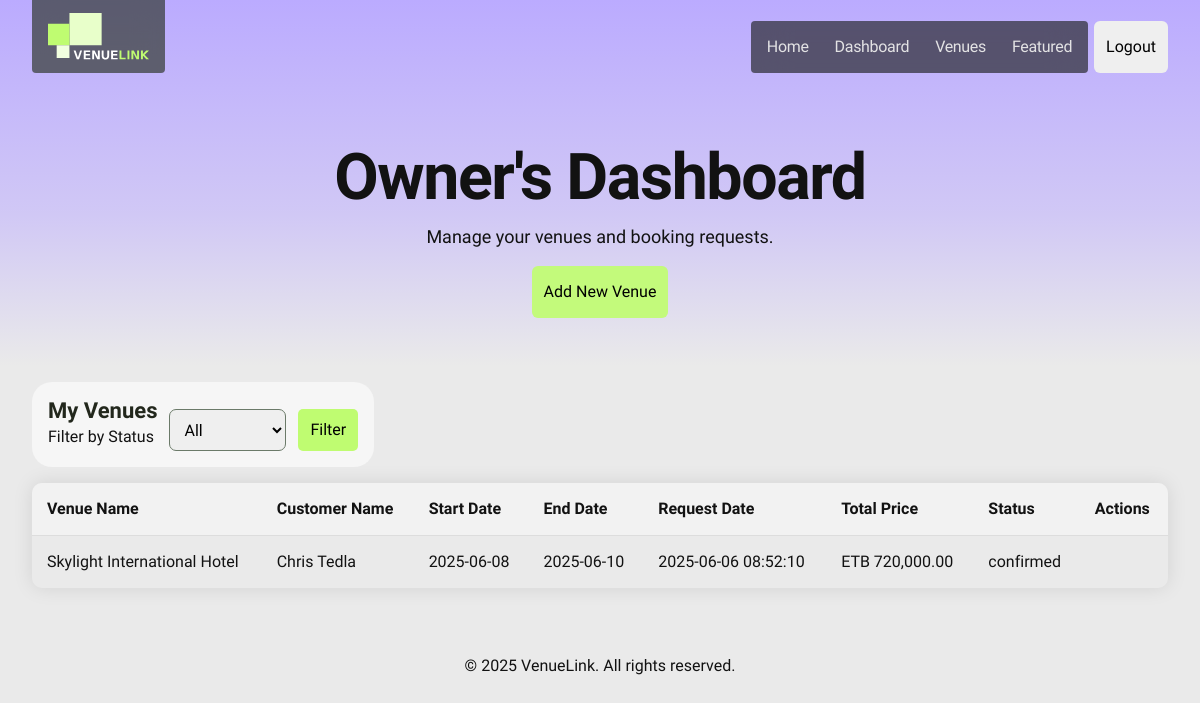
The page /pages/dashboard.php (signed in) on the database its author committed.
### tables this page shows
CREATE TABLE `bookings` (
  `id` int(11) NOT NULL,
  `venue_id` int(11) NOT NULL,
  `user_id` int(11) NOT NULL,
  `start_date` date NOT NULL,
  `end_date` date NOT NULL,
  `total_price` decimal(10,2) NOT NULL,
  `status` enum('pending','confirmed','cancelled') DEFAULT 'pending',
  `created_at` timestamp NOT NULL DEFAULT current_timestamp()
);

CREATE TABLE `venues` (
  `id` int(11) NOT NULL,
  `owner_id` int(11) NOT NULL,
  `name` varchar(100) NOT NULL,
  `description` text NOT NULL,
  `address` varchar(255) NOT NULL,
  `city` varchar(100) NOT NULL,
  `capacity` int(11) NOT NULL,
  `price_per_hour` decimal(10,2) NOT NULL,
  `image` varchar(255) DEFAULT NULL,
  `amenities` text DEFAULT NULL,
  `created_at` timestamp NOT NULL DEFAULT current_timestamp()
);

CREATE TABLE `users` (
  `id` int(11) NOT NULL,
  `name` varchar(100) NOT NULL,
  `email` varchar(100) NOT NULL,
  `password` varchar(255) NOT NULL,
  `type` enum('customer','owner') NOT NULL,
  `created_at` timestamp NOT NULL DEFAULT current_timestamp()
);

### pages/dashboard.php (the view, shortened to what this page needs)
<?php
require_once '../includes/header.php';
require_once '../includes/db.php';
?>
<?php if ($_SESSION['user_type'] === 'owner'): ?>
  <section class="dashboard-hero">
    <div class="container wrapper">
      <h1 class="font-header-1">Owner's Dashboard</h1>
      <p>Manage your venues and booking requests.</p>
      <a href="venues/add.php" class="btn-link"><button class="btn btn-primary">Add New Venue</button></a>
    </div>
  </section>
  <section class="dashboard-data">
    <div class="container wrapper">
      <form method="get" class="filter-form">
        <div class="filter-header">
          <h2 class="font-header-3">My Venues</h2>
          <p>Filter by Status</p>
        </div>
        <select name="status">
          <option value="all">All</option>
        </select>
        <button type="submit">Filter</button>
      </form>
      <?php
      $owner_id = $_SESSION['user_id'];
      $pending_bookings_query = "SELECT b.*, u.name AS user_name, v.name AS venue_name, b.status FROM bookings b JOIN users u ON b.user_id = u.id JOIN venues v ON b.venue_id = v.id WHERE v.owner_id = $owner_id";
      $pending_bookings_result = $conn->query($pending_bookings_query);
      if ($pending_bookings_result->num_rows > 0): ?>
        <table>
          <thead>
            <tr>
              <th>Venue Name</th>
              <th>Customer Name</th>
              <th>Start Date</th>
              <th>End Date</th>
              <th>Request Date</th>
              <th>Total Price</th>
              <th>Status</th>
              <th>Actions</th>
            </tr>
          </thead>
          <tbody>
            <?php while ($booking = $pending_bookings_result->fetch_assoc()): ?>
              <tr>
                <td><?= htmlspecialchars($booking['venue_name']) ?></td>
                <td><?= htmlspecialchars($booking['user_name']) ?></td>
                <td><?= htmlspecialchars($booking['start_date']) ?></td>
                <td><?= htmlspecialchars($booking['end_date']) ?></td>
                <td><?= htmlspecialchars($booking['created_at']) ?></td>
                <td>ETB <?= number_format($booking['total_price'], 2) ?></td>
                <td><?= htmlspecialchars($booking['status']) ?></td>
                <td>
                </td>
              </tr>
            <?php endwhile; ?>
          </tbody>
        </table>
      <?php else: ?>
        <p>No pending booking requests.</p>
      <?php endif; ?>
    </div>
  </section>
<?php endif; ?>
<?php require_once '../includes/footer.php'; ?>

### assets/css/style.css (style rules this page uses)
*, *::before, *::after { box-sizing: border-box; }
* { margin: 0; padding: 0; font: inherit; }
html { scroll-behavior: smooth; }
html, body { height: fit-content; overflow-x: hidden; }
body { text-rendering: optimizeSpeed; background-color: #EAEAEA; }
a { text-decoration: none; color: inherit; background-color: transparent; border: none; outline: none; cursor: pointer; user-select: none; pointer-events: auto; }
body { font-family: "Albert Sans", sans-serif; font-size: 16px; line-height: 28px; color: #121212; }
.font-header-1 { font-family: "Bricolage Grotesque", sans-serif; font-size: clamp(2.4375rem, 1.768835616438356rem + 3.013698630136986vw, 4.5rem); color: #fff; font-weight: 500; line-height: clamp(2.6875rem, 2.079623287671233rem + 2.73972602739726vw, 4.8625rem); letter-spacing: -1.44px; }
.font-header-3 { font-family: "Albert Sans", sans-serif; font-size: 22px; color: #22271C; line-height: normal; font-weight: 600; }
.container { max-width: 1450px; padding-inline: 2rem; margin: 0 auto; }
.btn-link { width: fit-content; display: inline-block; }
.btn-link .btn { cursor: pointer; display: flex; padding: 12px 12px; gap: 8px; align-items: center; border-radius: 6px; outline: none; border: none; font-weight: 500; }
.btn.btn-primary { background: #c3fa7b; }

### assets/css/dashboard.css (style rules this page uses)
.dashboard-hero { background: linear-gradient(180deg, #BBABFF 0%, rgba(187, 171, 255, 0.54) 58.48%, rgba(187, 171, 255, 0.00) 100%); text-align: center; min-height: 40vh; }
.dashboard-hero .wrapper { padding-block: 9rem 3rem; }
.dashboard-hero h1 { font-weight: 800; color: #121212; margin-inline: auto; }
.dashboard-hero p { margin-inline: auto; margin-block: 14px 16px; max-width: 710px; font-size: 18px; line-height: 144.3%; }
.filter-form { display: inline-flex; flex-wrap: wrap; justify-content: center; align-items: flex-end; gap: 12px; padding: 16px; background: #F6F6F6; border-radius: 20px; margin-block: 1rem; }
.filter-form select { padding: 6px 10px; border-radius: 7px; border: 1px solid #6B7A69; font-size: 1rem; height: 42px; }
.filter-form button { height: 42px; padding-inline: 12px; border: none; border-radius: 5px; background-color: #BFFC71; font-size: 1rem; cursor: pointer; transition: background-color .2s ease-in-out; }
table { width: 100%; border-collapse: collapse; border-radius: 10px; overflow: hidden; box-shadow: 0 0 20px rgba(0, 0, 0, 0.1); }
th, td { padding: 12px 15px; text-align: left; border-bottom: 1px solid #ddd; }
th { background-color: #f2f2f2; font-weight: bold; }
tbody tr:last-child td { border-bottom: none; }

### rows shown on the page
bookings: venue.name "Skylight International Hotel", user.name "Chris Tedla", start_date "2025-06-08", end_date "2025-06-10", created_at "2025-06-06 08:52:10", total_price "720,000.00", status "confirmed"
